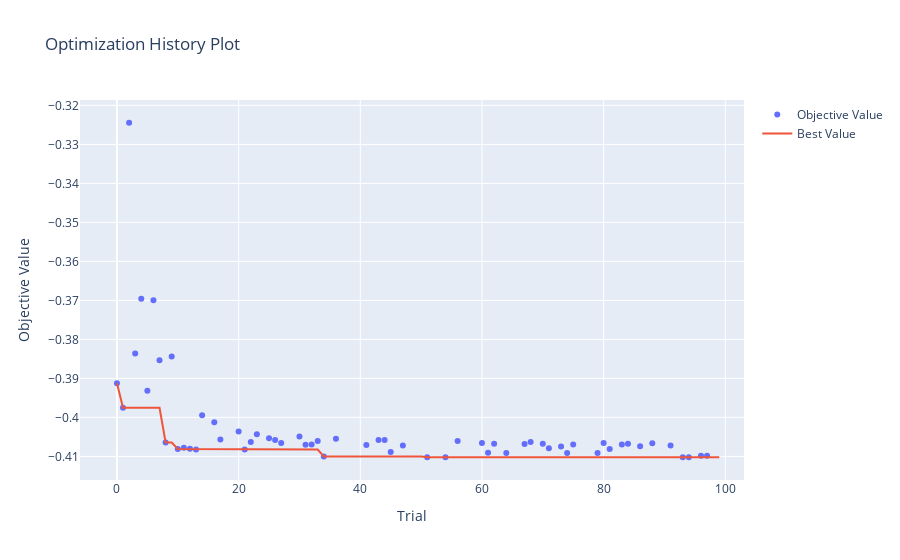

The notebook cell saved with this chart:
### Code cell
# Vẽ lịch sử tối ưu (Optimization History)
optuna.visualization.plot_optimization_history(study).show()
